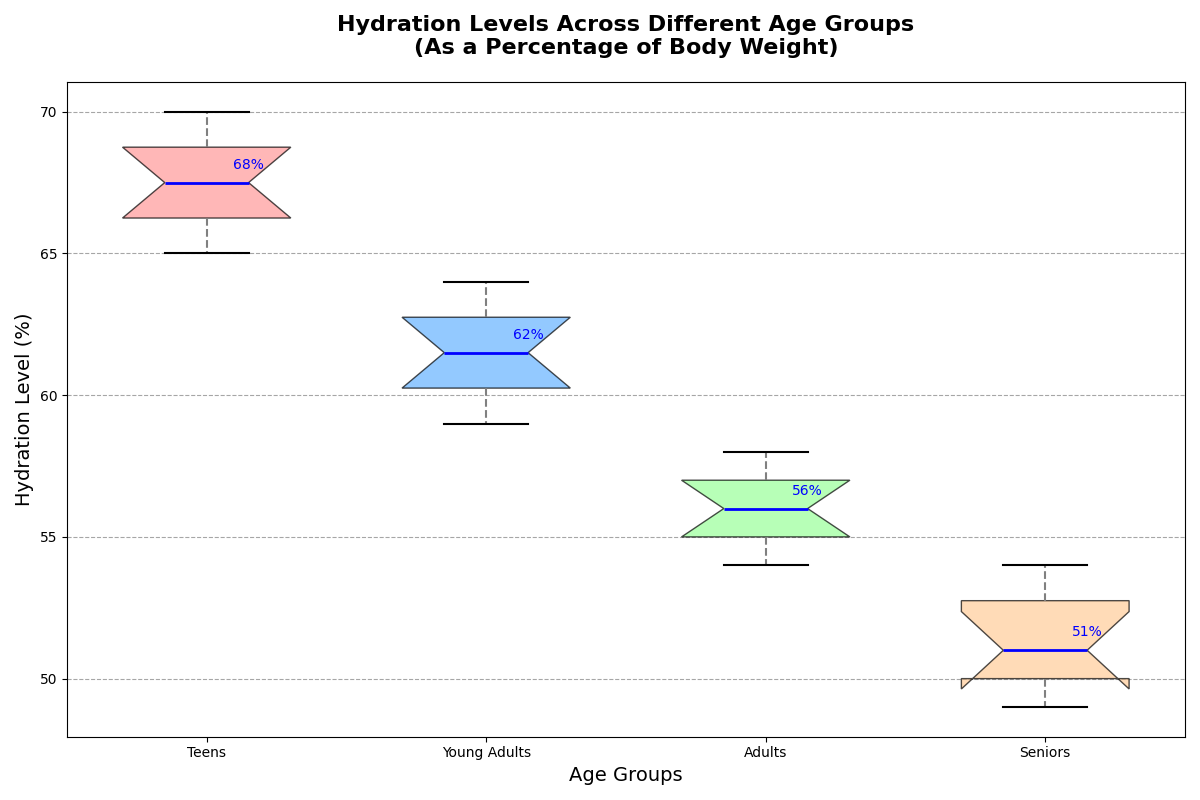

Recreate this plot in Python.
import matplotlib.pyplot as plt
import numpy as np

# Backstory:
# Comparing hydration levels (as percentage of body weight) across different age groups (Teens, Young Adults, Adults, Seniors) in a community
# The study aims to observe hydration variability within and across these groups, conducted over several months.

# Data for hydration levels (as percentage of body weight) across different age groups
teens_hydration = [66, 67, 68, 65, 70, 69, 68, 67, 66, 69]
young_adults_hydration = [60, 62, 61, 59, 63, 64, 62, 61, 60, 63]
adults_hydration = [55, 56, 58, 54, 57, 56, 55, 58, 54, 57]
seniors_hydration = [50, 52, 51, 49, 53, 54, 51, 50, 49, 53]

# Aggregate the data into a list of lists
data = [teens_hydration, young_adults_hydration, adults_hydration, seniors_hydration]

# Labels for the age groups
age_groups = ["Teens", "Young Adults", "Adults", "Seniors"]

# Create the plot
fig, ax = plt.subplots(figsize=(12, 8))

# Create the box plot
boxplot = ax.boxplot(data, patch_artist=True, vert=True, labels=age_groups, notch=True, widths=0.6)

# Adding custom colors for the boxes to differentiate age groups
colors = ['#FF9999', '#66B3FF', '#99FF99', '#FFCC99']
for patch, color in zip(boxplot['boxes'], colors):
    patch.set_facecolor(color)
    patch.set_alpha(0.7)

# Customizing whiskers, caps, medians, and outliers
plt.setp(boxplot['whiskers'], color='gray', linewidth=1.5, linestyle="--")
plt.setp(boxplot['caps'], color='black', linewidth=1.5)
plt.setp(boxplot['medians'], color='blue', linewidth=2)
plt.setp(boxplot['fliers'], marker='o', color='red', alpha=0.6)

# Adding title and labels
ax.set_title("Hydration Levels Across Different Age Groups\n(As a Percentage of Body Weight)", fontsize=16, fontweight='bold', pad=20)
ax.set_ylabel("Hydration Level (%)", fontsize=14)
ax.set_xlabel("Age Groups", fontsize=14)

# Adding a grid for better visual comparison
ax.yaxis.grid(True, linestyle='--', color='grey', alpha=0.7)

# Highlighting medians with annotations
for i, median in enumerate(boxplot['medians']):
    x_median = median.get_xdata()[1]
    y_median = median.get_ydata()[1]
    ax.annotate(f'{y_median:.0f}%', xy=(x_median, y_median), xytext=(0, 10),
                textcoords='offset points', color='blue', fontsize=10, ha='center')

# Ensure no overlap and improve layout
plt.tight_layout()

# Display the chart
plt.show()
